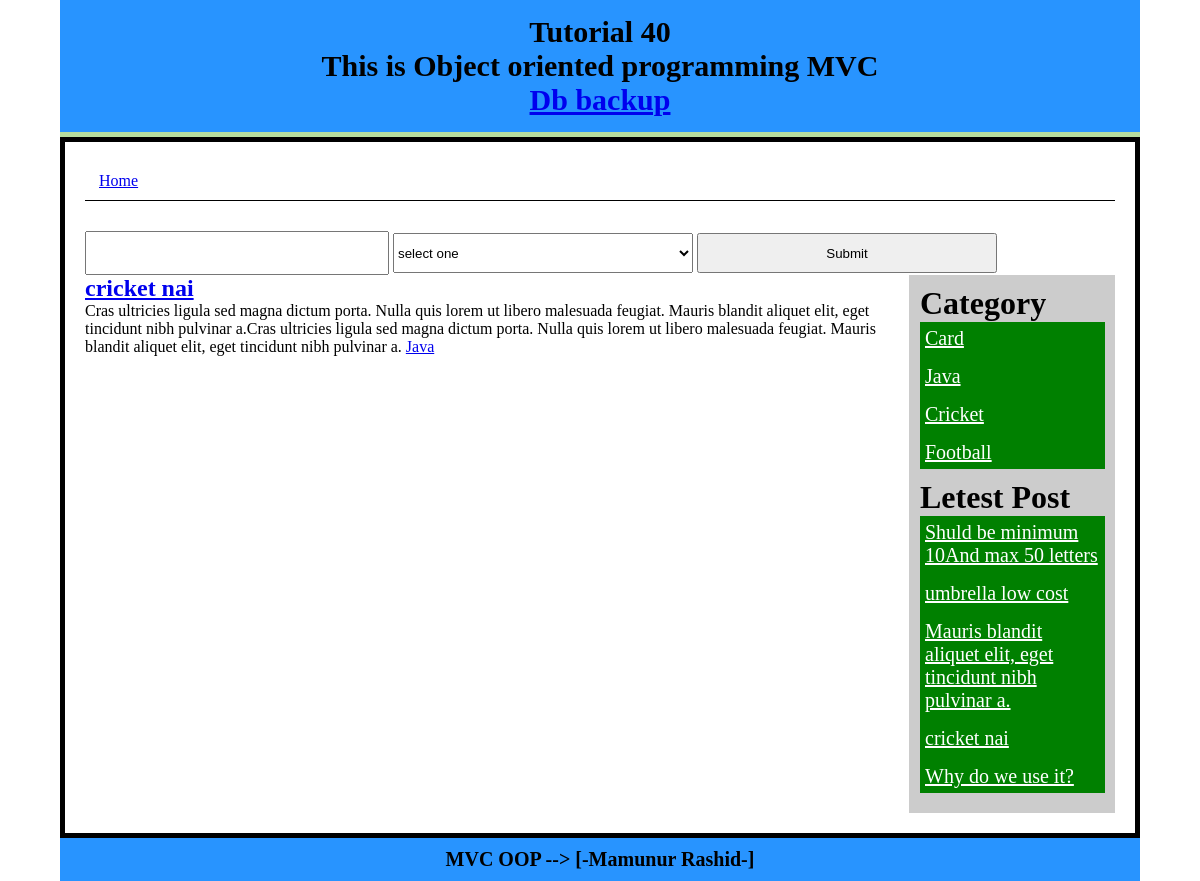
Before: /Index/postDetails/16 with the older database file.
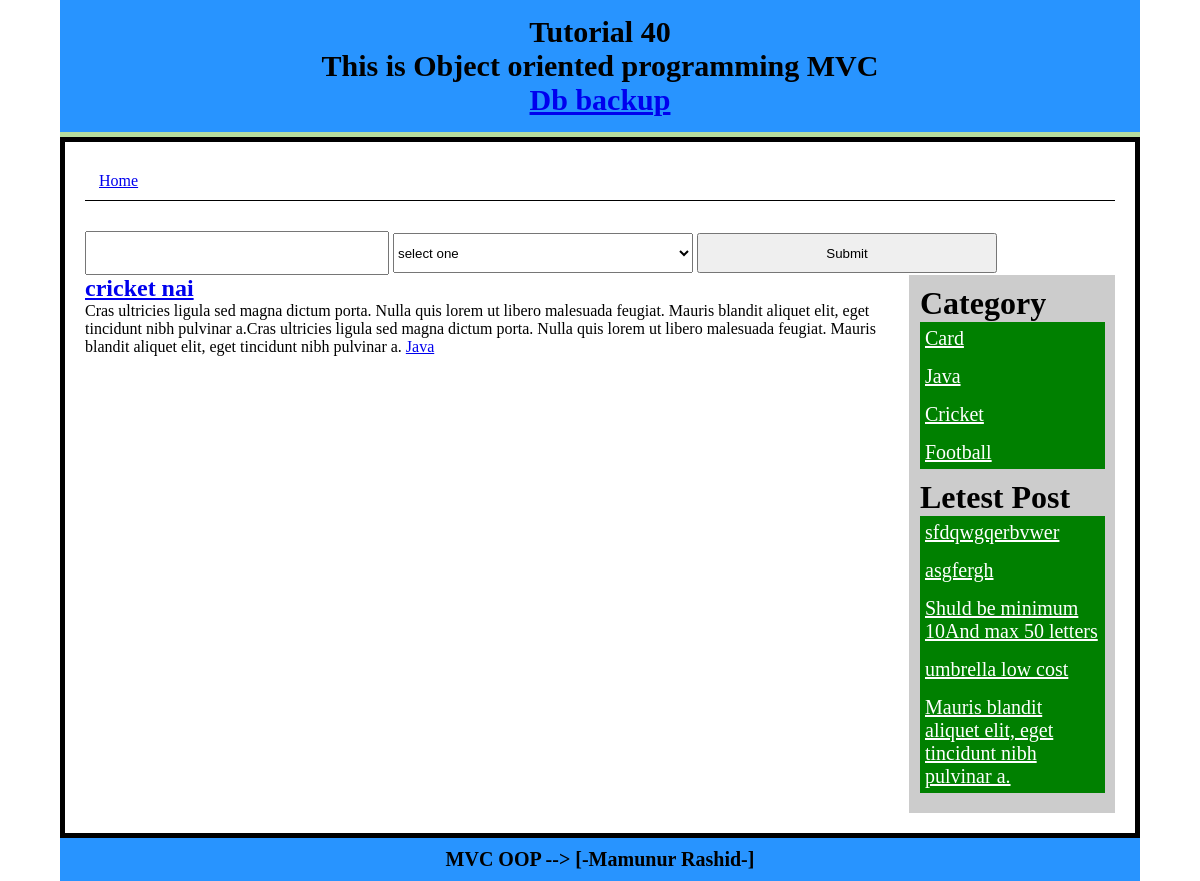
After: the same page with the newer database file.
### tables this page shows
CREATE TABLE `post` (
  `id` int(11) NOT NULL AUTO_INCREMENT,
  `title` varchar(300) NOT NULL,
  `content` text NOT NULL,
  `cat` int(11) NOT NULL,
  PRIMARY KEY (`id`)
);

CREATE TABLE `category` (
  `id` int(11) NOT NULL AUTO_INCREMENT,
  `catname` varchar(50) NOT NULL,
  `title` varchar(50) NOT NULL,
  PRIMARY KEY (`id`)
);

### system/libs/Load.php (called while the page is built, shortened)
<?php
class Load
{
	public function view($filename,$data = false){
		include 'app/view/'.$filename.'.php' ;
	}
	public function model($modelname){
		return new $modelname();
	}
}
?>

### app/controlers/Index.php (called while the page is built, shortened)
<?php
class Index extends Dcontrolar
{
	public function postDetails($id){
		$tablepost= 'post';
		$tableCat = 'category';
		$postModel = $this->load->model("PostModel");
		$data['postDataByID']=$postModel->getPostByID($tablepost,$tableCat,$id);
		$catModel = $this->load->model("CatModel");
		$data['catlist']=$catModel->catlist($tableCat);
		$limit = 5;
		$data['letestPost']=$postModel->getLetestPost($tablepost,$limit);
		$this->load->view("header");
		$this->load->view("search",$data);
		$this->load->view("single-post",$data);
		$this->load->view("sidebar",$data);
		$this->load->view("footer");
	}
}
?>

### index.php (called while the page is built, shortened)
<?php
$main = new Main();
?>

### system/libs/Database.php (called while the page is built, shortened)
<?php
class Database extends PDO
{
	public function select($sql,$data=array(),$fetchstyle = PDO::FETCH_ASSOC){
		$stmt 	= $this->prepare($sql);
		$stmt->execute();
		return $stmt->fetchALL($fetchstyle);
	}
}?>

### app/models/PostModel.php (called while the page is built, shortened)
<?php
class PostModel extends Dmodel
{
	public function getPostByID($tablepost,$tableCat,$id){
		$sql ="SELECT $tablepost.*,$tableCat.catname FROM
			$tablepost INNER JOIN $tableCat
			ON  $tablepost.cat = $tableCat.id
		 	WHERE $tablepost.id = $id ";
			return $this->db->select($sql);
	}
	public function getLetestPost($table,$limit=4){
		$sql ="SELECT * FROM $table ORDER BY id DESC LIMIT $limit";
		return $this->db->select($sql);
	}
}

### system/libs/Dcontrolar.php (called while the page is built, shortened)
<?php
class Dcontrolar
{
	function __construct()
	{
		$this->load = new Load();
	}
}
?>

### system/libs/Dmodel.php (called while the page is built, shortened)
<?php
class Dmodel
{
	public function __construct()
	{
		$dsn = 'mysql:dbname=mvc;host=localhost';
		$user ="root";
		$pass ='';
		$this->db = new Database($dsn,$user,$pass);
	}
}
?>

### app/models/CatModel.php (called while the page is built, shortened)
<?php
class CatModel extends Dmodel
{
	public function catlist($table){
		$sql ="SELECT * FROM $table ORDER BY id DESC ";
		return $this->db->select($sql);
	}
}
?>

### app/view/search.php (the view, shortened to what this page needs)
<div class="search-form fix">
<form method="get" action="<?php echo BASE_URL ;?>/Index/search">
	<input type="text" name="kyeword">
	 <select name="catid">
		<option value="">select one</option>
	 </select>
	 <input type="submit" name="" />
</form>
</div>

### app/view/single-post.php
<div class="left-content fix">
	<?php foreach ($postDataByID as $key => $value) { ?>
		<article class="post">
			<h1 class="title"><a href="<?php echo BASE_URL ;?>/Index/postDetails/<?php echo $value['id']?>"><?php echo $value['title']?> </a></h1>
			<?php echo $content = $value['content'];?>
			<a href="<?php echo BASE_URL ;?>/Index/postByCat/<?php echo $value['cat']?>"><?php echo $value['catname']?> </a>
		</article>
	<?php  } ?>
</div>

### app/view/sidebar.php
<div class="sidebar fix ">
	<h1>Category</h1>
	<ul>
		<?php if (isset($catlist)) {
		foreach ($catlist as $key => $value) { ?>
		<li><a href="<?php echo BASE_URL ;?>/Index/postByCat/<?php echo $value['id']?>"><?php echo $value['catname']?> </a></li>
		<?php } } ?>
	</ul>
	<h1>Letest Post</h1>
	<ul>
		<?php if (isset($letestPost)) {
		foreach ($letestPost as $key => $value) { ?>
			<li><a href="<?php echo BASE_URL ;?>/Index/postDetails/<?php echo $value['id']?>"><?php echo $value['title']?> </a></li>
		<?php } } ?>
	</ul>
</div>

Changed rows visible on the page:
no longer on one of the page's lists (row unchanged): post: title "cricket nai"
no longer on this page (row unchanged): post: title "Why do we use it?", shown under "Letest Post"
added post: title "sfdqwgqerbvwer", shown under "Letest Post"
added post: title "asgfergh", shown under "Letest Post"
